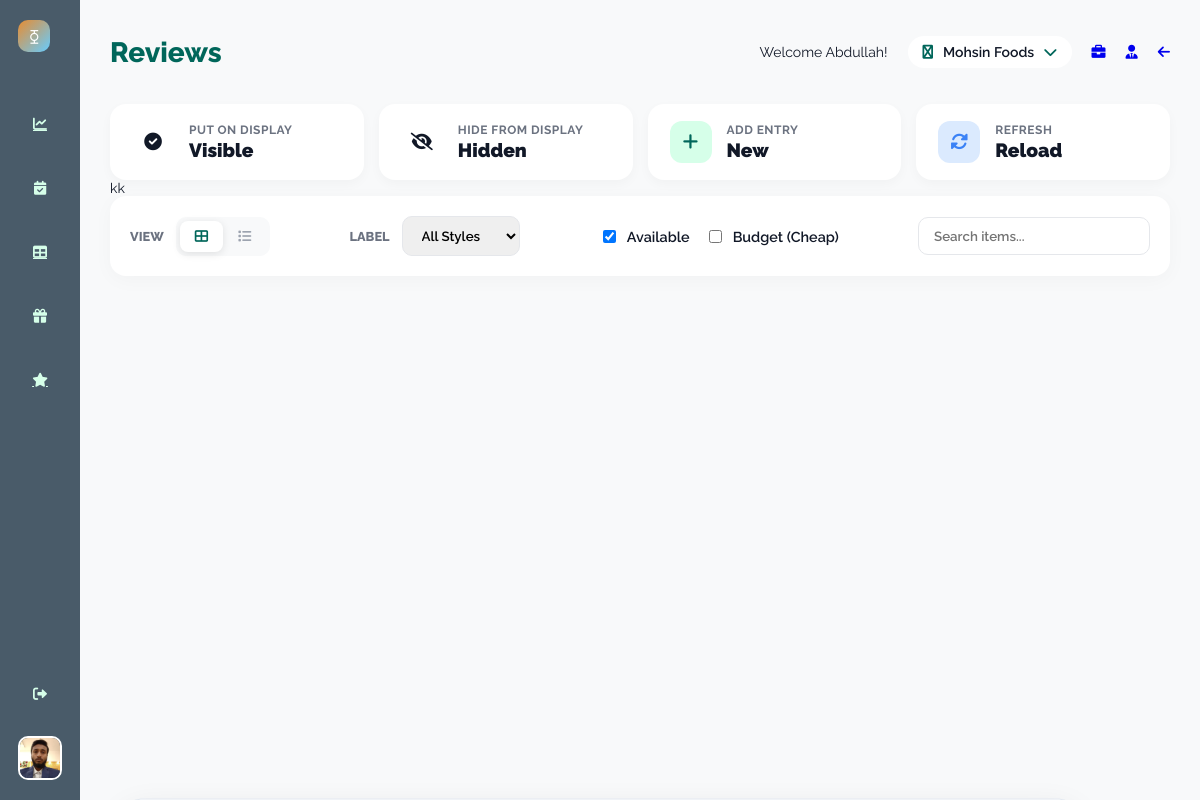
/business/reviews/ (signed in), run on the app's committed database.
### UsersHandling/models.py (models this page shows)
class User(AbstractUser):
    email = models.EmailField(unique=True)
    ROLE_CHOICES = [
        ('CUSTOMER', 'Customer'),
        ('OWNER', 'Owner')
    ]
    role = models.CharField(max_length=10, choices=ROLE_CHOICES)
    image = models.ImageField(upload_to='UsersHandling/media/images/', blank=True, null=True)
    date_of_birth = models.DateField(blank=True, null=True)
    phone = models.CharField(max_length=20, blank=True, null=True)
    class Gender(models.TextChoices):
        MALE = 'M', 'Male'
        FEMALE = 'F', 'Female'
        OTHER = 'O', 'Other'
    gender = models.CharField(
        max_length=1,
        choices=Gender.choices,
        blank=True,
        null=True
    )

### Restaurants/models.py (models this page shows, shortened)
class Restaurant(models.Model):
    name = models.CharField(max_length=100)
    title = models.CharField(max_length=100)
    image = models.ImageField(upload_to='Restaurants/media/images/', blank=True, null=True)
    about_restaurant = models.TextField(blank=True, null=True)
    seating_types = models.ManyToManyField(SeatingType, blank=True)
    created_at = models.DateTimeField(auto_now_add=True)
    fb_link = models.URLField(blank=True, null=True)
    website_link = models.URLField(blank=True, null=True)
    has_top_offers = models.BooleanField(default=False)
    default_opening_hour = models.TimeField(default="18:00")  # 6 PM
    default_closing_hour = models.TimeField(default="01:00")  # 1 AM
    slot_duration_minutes = models.PositiveIntegerField(default=60)
    allow_advance_booking_days = models.PositiveIntegerField(default=60)
    cool_down = models.PositiveIntegerField(default=30)
    city = models.CharField(max_length=50)
    address = models.CharField(max_length=255, blank=True, null=True)
    phone_number = models.CharField(max_length=20, blank=True, null=True)
    is_approved = models.BooleanField(default=False)

### Restaurants/views.py (the view, shortened to what this page needs)
# urls.py: path("reviews/", views.reviews, name="reviews"),
def reviews(request):
    restaurant_id = request.session["selected_restaurant_id"]
    restaurant = Restaurant.objects.get(id=restaurant_id)
    if request.method == "GET":
        form = ReviewForm()
        reviews = Review.objects.filter(restaurant=restaurant)
        return render(
            request, "Restaurants/reviews.html", {"form": form, "reviews": reviews}
        )

### Restaurants/forms.py
class ReviewForm(forms.ModelForm):
    class Meta:
        model = Review
        exclude = ['restaurant', 'user', 'created_at']  # set in view
        widgets = {
            'review_text': forms.Textarea(attrs={
                'rows': 3,
                'placeholder': 'Write your review...'
            }),
        }

### Core/templatetags/auth_tags.py (called while the page is built)
@register.filter
def is_owner(user):
    return RestaurantStaff.objects.filter(
        user=user,
        role='OWNER'
    ).exists()

### Restaurants/Services.py (called while the page is built)
def isStaff(user):
    return RestaurantStaff.objects.filter(
        user=user,
        role="STAFF"
    ).exists()

### Restaurants/templates/Restaurants/reviews.html (shortened to what this page needs)
{% extends "Restaurants/base.html" %}
{% load static %}
{% load range_tags %}
{% block name %} Reviews {% endblock %}
{% block styles %}
<link rel="stylesheet" href="{% static 'Restaurants/css/stylishgrid.css' %}">
<link rel="stylesheet" href="{% static 'Restaurants/css/drawerform.css' %}">
{% endblock %}
{% block buttons %}
<div class="action-card btn-display-on review_display_on">
    <div class="icon-box"><i class="fas fa-check-circle"></i></div>
    <div class="card-content">
        <span class="card-label">Put On Display</span>
        <span class="card-value">Visible</span>
    </div>
</div>
<div class="action-card btn-display-off review_display_off">
    <div class="icon-box"><i class="fas fa-eye-slash"></i></div>
    <div class="card-content">
        <span class="card-label">Hide from Display</span>
        <span class="card-value">Hidden</span>
    </div>
</div>
<div class="action-card btn-add " id="open-drawer">
    <div class="icon-box"><i class="fas fa-plus"></i></div>
    <div class="card-content">
        <span class="card-label">Add Entry</span>
        <span class="card-value">New</span>
    </div>
</div>
<div class="action-card btn-refresh btn-view">
    <div class="icon-box"><i class="fas fa-sync-alt"></i></div>
    <div class="card-content">
        <span class="card-label">Refresh</span>
        <span class="card-value">Reload</span>
    </div>
</div>
{% endblock %}
{% block content %}
<div class="container">
    <header class="filter-panel">
        <div class="filter-group">
            <span class="filter-label">View</span>
            <div class="view-switcher">
                <button class="view-btn active" id="gridBtn" title="Grid View">
                    <i class="fas fa-th-large"></i>
                </button>
                <button class="view-btn" id="listBtn" title="List View">
                    <i class="fas fa-list"></i>
                </button>
            </div>
        </div>
        <div class="filter-group">
            <span class="filter-label">Label</span>
            <select class="custom-select">
                <option value="all">All Styles</option>
            </select>
        </div>
        <div class="filter-group toggle-filter">
            <label class="checkbox-wrapper">
                <input type="checkbox" checked> Available
            </label>
            <label class="checkbox-wrapper">
                <input type="checkbox"> Budget (Cheap)
            </label>
        </div>
        <div class="filter-group">
            <input type="text" class="custom-select" placeholder="Search items..." style="width: 200px;">
        </div>
    </header>
</div>
{% endblock %}

### Restaurants/templates/Restaurants/base.html (shortened to what this page needs)
{% load static %}
{% load auth_tags %}
<!DOCTYPE html>
<html lang="en">
<head>
    <link rel="stylesheet" href="https://cdnjs.cloudflare.com/ajax/libs/font-awesome/6.0.0/css/all.min.css">
    <link rel="stylesheet" href="{% static 'Restaurants/css/base.css' %}">
    <link rel="stylesheet" href="{% static 'Restaurants/css/btnpanel.css' %}">
    {% block styles %}
    {% endblock %}
</head>
<body>
    <div class="sidebar">
        <div class="sidebar-top">
            <div class="sidebar-logo">⧲</div>
            <div class="nav-links">
                {% if request.user|is_owner %}
                <a href="/business/" class="nav-item {% if request.path == '/business/' %}active{% endif %}" title="Analytics">
                    <i class="fas fa-chart-line"></i>
                </a>
                {% endif %}
                <a href="/business/reservations" class="nav-item {% if request.path == '/business/reservations' %}active{% endif %}" title="Reservations">
                    <i class="fas fa-calendar-check"></i>
                </a>
                <a href="/business/tables" class="nav-item {% if request.path == '/business/tables' %}active{% endif %}" title="Table Management">
                    <i class="fas fa-table"></i>
                </a>
                <a href="/business/holidays" class="nav-item {% if request.path == '/business/holidays' %}active{% endif %}" title="Holidays">
                    <i class="fas fa-gift"></i>
                </a>
                <a href="/business/reviews" class="nav-item {% if request.path == '/business/reviews' %}active{% endif %}" title="Reviews">
                    <i class="fas fa-star"></i>
                </a>
            </div>
        </div>
        <div class="sidebar-bottom">
            <div class="nav-item" id="dashboard-logout"><i class="fas fa-sign-out-alt"></i></div>
            <div class="profile-pic">
                <img src="{{CP__OwnerProfile.image.url}}" alt="https://via.placeholder.com/40x40.png?text=Profile">
            </div>
        </div>
    </div>
<div class="main-content">
    <div class="header">
        <div class="header-title">
            <h1>{% block name %}{% endblock %}</h1>
        </div>
        <div class="header-controls">
            <p>Welcome {{ CP__OwnerProfile }}!</p>
            {% if request.user|is_owner %}
            <div class="dropdown-wrapper">
                <div class="dropdown-menu" id="business-trigger">
                    <i class="fab fa-briefcase dropdown-icon"></i>
                    <span id="current-business-name" data-current-id="{{ CP__Selected.id }}">
                        {{ CP__Selected.name|default:"Select Restaurant" }}
                    </span>
                    <i class="fas fa-chevron-down dropdown-icon"></i>
                </div>
            </div>
            {% endif %}
            {% if request.user|is_owner %}
            <a href="/business/business-info"><i class="fas fa-briefcase fullscreen-icon c-pointer"></i></a>
            {% endif %}
           <a href="/business/staff-management"><i class="fas fa-user-tie fullscreen-icon c-pointer"></i></a>
            <div class="notification-bell">
                <a href="/"><i class="fas fa-arrow-left"></i></a>
            </div>
        </div>
    </div>
    <div class="panel-container">
        {% block buttons %}
        {% endblock %}
    </div>
    kk
    {% block content %}
    {% endblock %}
</div>
</body>
</html>

### Restaurants/static/Restaurants/css/base.css (style rules this page uses)
:root { --primary-color: hsl(173, 100%, 20%); --secondary-color: hsl(148, 100%, 92%); --ternary-color: hsl(30, 80%, 55%); --bg-color: #f3f4f6; --bg-color-dark: hsl(206, 18%, 35%); --text-color: #111827; --sidebar-bg: var(--bg-color-dark); --sidebar-text: var(--secondary-color); --sidebar-active-tab: var(--ternary-color); --main-bg: var(--bg-color); --header-text: var(--primary-color); --card-bg: white; --main-text: var(--text-color); --sub-text: #6b7280; --gradient-card-pink-start: hsl(173, 80%, 60%); --gradient-card-pink-end: hsl(173, 100%, 30%); --gradient-card-orange: var(--ternary-color); --white: #ffffff; --black: #000000; --pink-light-card: hsl(148, 50%, 85%); --teal-card: hsl(173, 20%, 95%); --red-notification: hsl(30, 100%, 60%); --font-family: 'Raleway', sans-serif; --font-size-base: 14px; }
body { font-family: var(--font-family); background-color: var(--main-bg); color: var(--main-text); margin: 0; display: flex; height: 100vh; overflow: hidden; font-size: var(--font-size-base); }
.sidebar { width: 80px; background-color: var(--sidebar-bg); color: var(--sidebar-text); display: flex; flex-direction: column; align-items: center; padding: 20px 0; justify-content: space-between; }
.sidebar-logo { width: 32px; height: 32px; background: linear-gradient(135deg, var(--ternary-color), hsl(200, 100%, 70%)); border-radius: 10px; display: flex; align-items: center; justify-content: center; font-weight: 900; color: var(--white); margin-bottom: 50px; }
.nav-links { display: flex; flex-direction: column; gap: 20px; }
.nav-item { display: flex; justify-content: center; align-items: center; width: 44px; height: 44px; border-radius: 12px; cursor: pointer; transition: background-color 0.2s; color: var(--sidebar-text); }
.sidebar-bottom { display: flex; flex-direction: column; align-items: center; gap: 20px; }
.notification-bell { position: relative; }
.profile-pic { width: 40px; height: 40px; border-radius: 10px; overflow: hidden; border: 2px solid var(--white); }
.profile-pic img { width: 100%; height: 100%; object-fit: cover; }
.main-content { flex-grow: 1; padding: 30px; overflow-y: auto; }
.header { display: flex; justify-content: space-between; align-items: center; margin-bottom: 30px; }
.header-title h1 { color: var(--header-text); margin: 0; font-weight: 800; }
.header-controls { display: flex; align-items: center; gap: 20px; }
.dropdown-menu { display: flex; align-items: center; gap: 10px; padding: 8px 15px; background-color: var(--white); border-radius: 20px; cursor: pointer; font-weight: 600; }
.dropdown-icon { color: var(--primary-color); }
.dropdown-wrapper { position: relative; display: inline-block; }
.c-pointer { cursor: pointer !important; }
:root { --panel-bg: #ffffff; --panel-border: #e2e8f0; --primary-teal: hsl(173, 100%, 20%); --danger-red: #ef4444; }

### Restaurants/static/Restaurants/css/btnpanel.css (style rules this page uses)
.panel-container { display: flex; flex-wrap: wrap; gap: 15px; max-width: 1200px; }
.action-card { background: var(--white); flex: 1; min-width: 180px; padding: 15px 20px; border-radius: 16px; display: flex; align-items: center; gap: 15px; cursor: pointer; border: 2px solid transparent; transition: all 0.3s cubic-bezier(0.4, 0, 0.2, 1); box-shadow: 0 4px 12px rgba(0,0,0,0.03); position: relative; overflow: hidden; }
.icon-box { width: 42px; height: 42px; border-radius: 12px; display: flex; align-items: center; justify-content: center; font-size: 1.1rem; flex-shrink: 0; transition: 0.3s; }
.btn-add .icon-box { background: var(--secondary-color); color: var(--primary-color); }
.btn-view .icon-box { background: #dbeafe; color: #3b82f6; }
.card-content { display: flex; flex-direction: column; }
.card-label { font-size: 0.75rem; font-weight: 700; color: #6b7280; text-transform: uppercase; letter-spacing: 0.5px; margin-bottom: 2px; transition: 0.3s; }
.card-value { font-size: 1.2rem; font-weight: 900; color: var(--text-color); }

### data on the page
User: image (picture), username "Abdullah"
Restaurant: name "Mohsin Foods"
